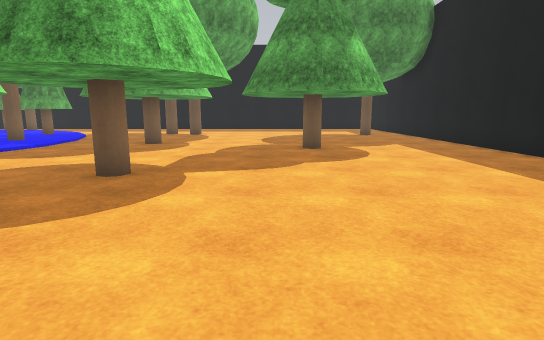
view 1 (above)

24 first-person views from a walk through a world built for the Webots simulator. The camera is 1.2 m above the floor, tilts 10° down and sees 80° across. The floor is counted in squares, 1 m on a side. Each view is taken from the middle of a square. On the plan, view 1 faces up. The plan holds only what a view shows up to about 13 squares ahead; the rest is blank. The robots in the file are not drawn. Webots' stock objects and surfaces are drawn as simple stand-ins. Uneven ground is drawn flat.

view 2
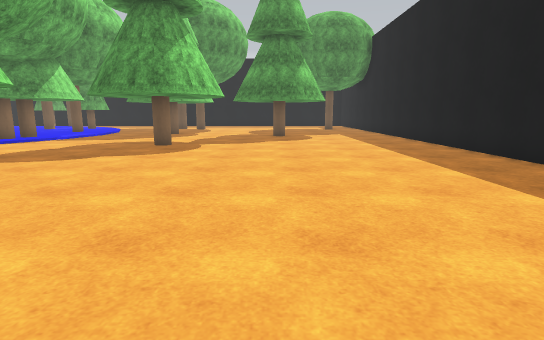

view 3
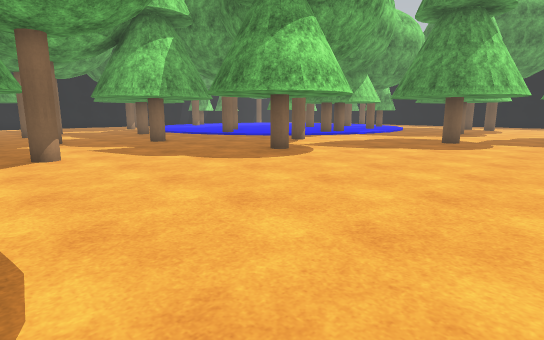

view 4
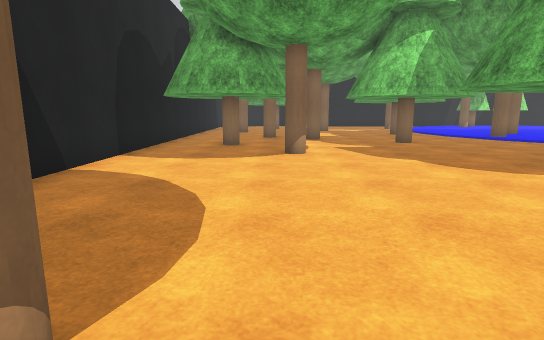

view 5
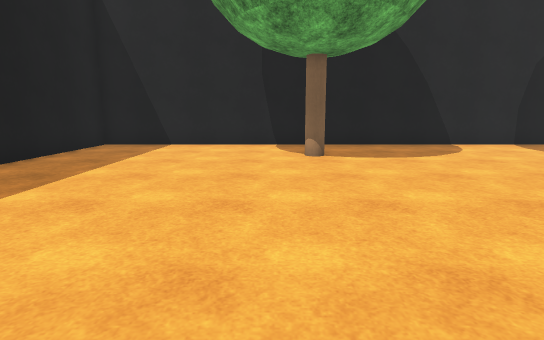

view 6
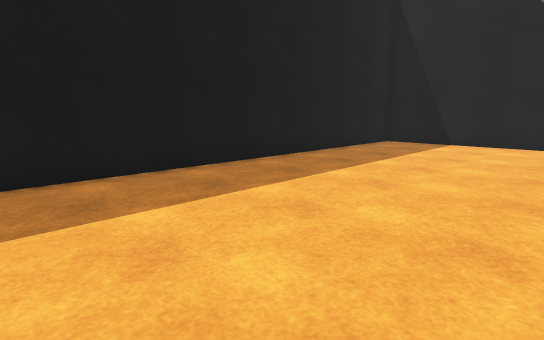

view 7
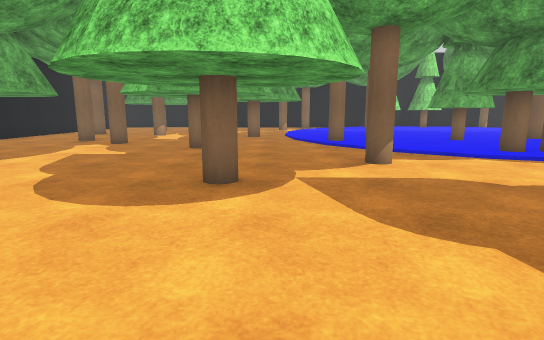

view 8
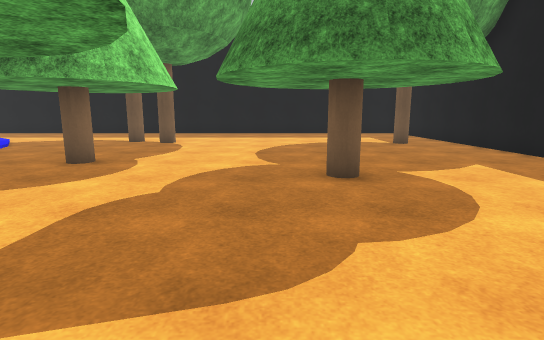

view 9
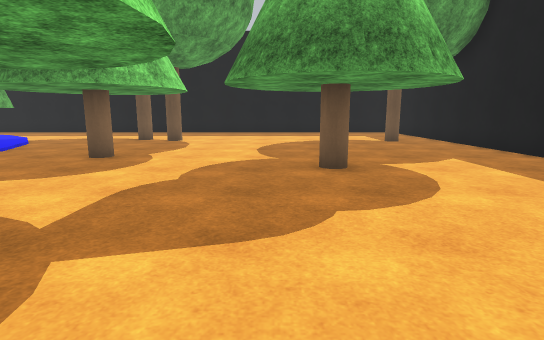

view 10
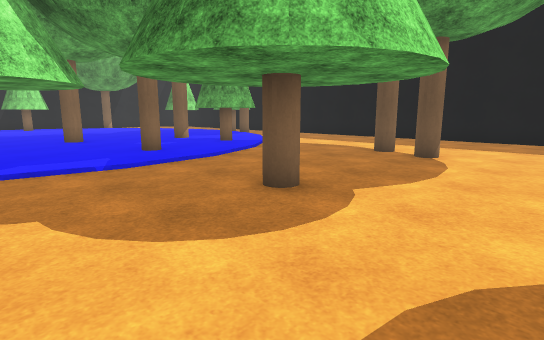

view 11
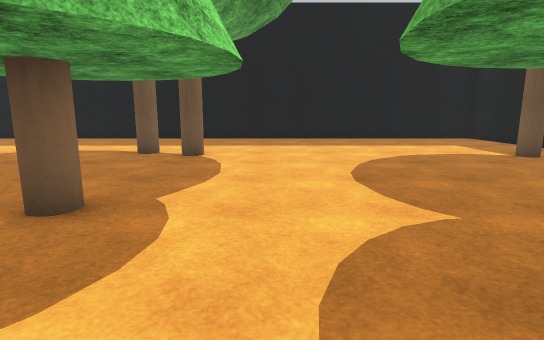

view 12
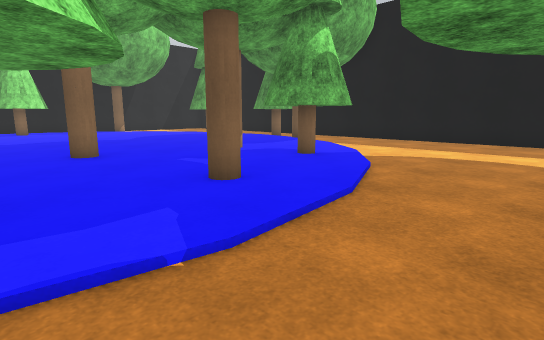

view 13
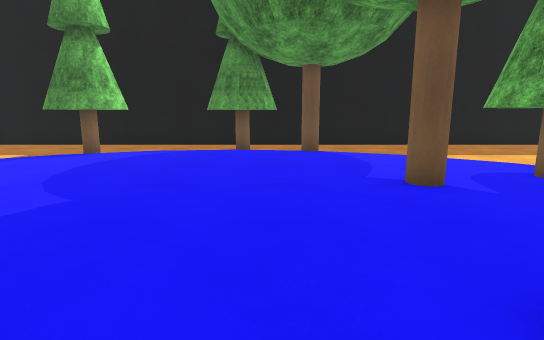

view 14
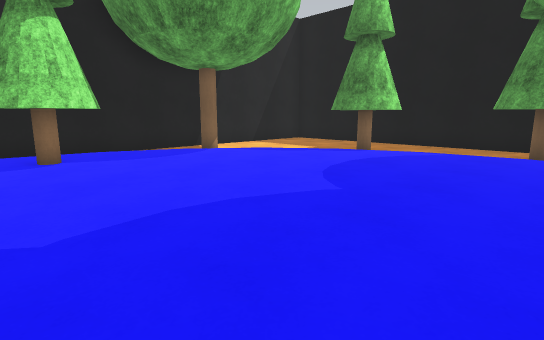

view 15
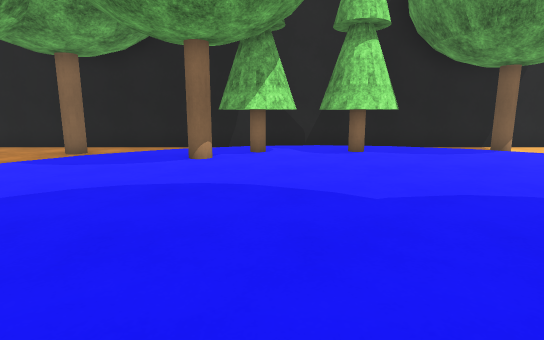

view 16
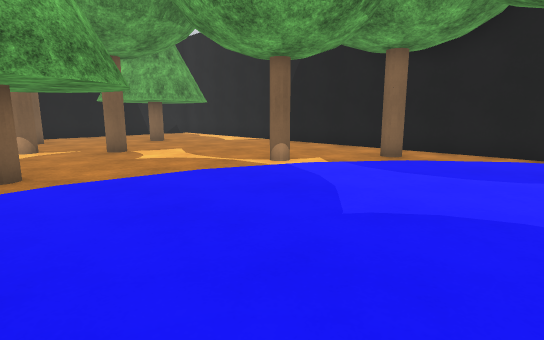

view 17
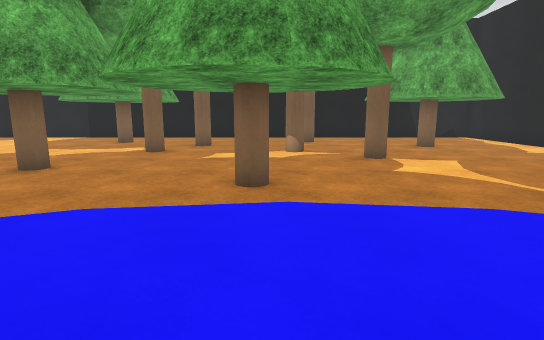

view 18
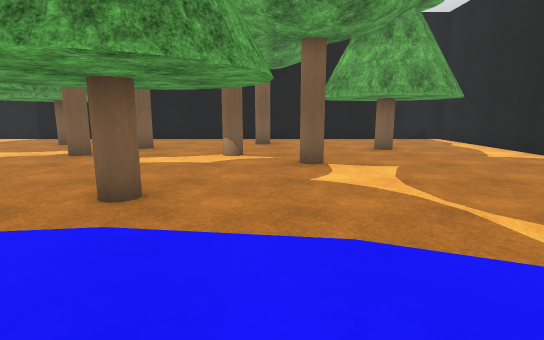

view 19
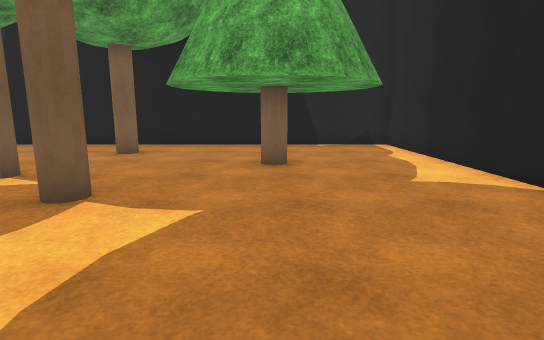

view 20
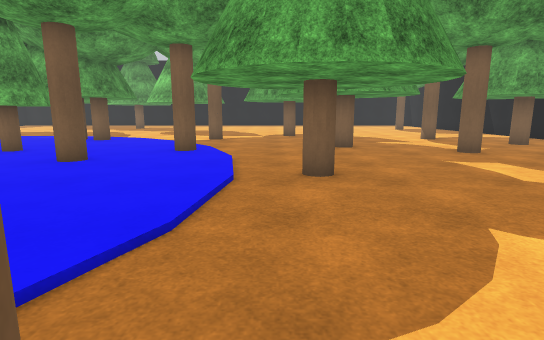

view 21
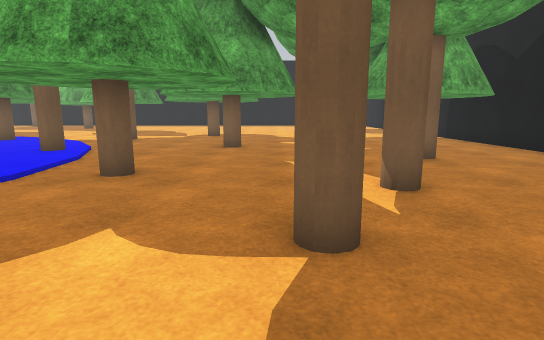

view 22
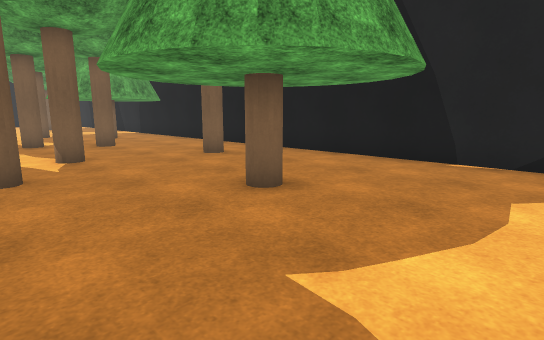

view 23
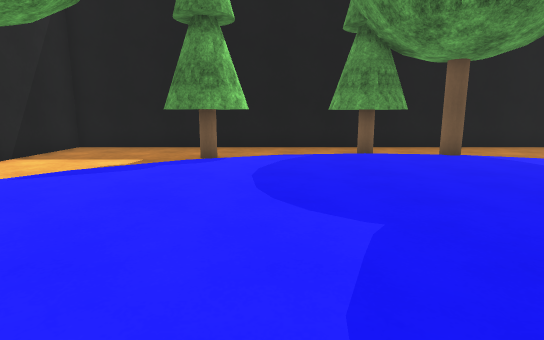

view 24
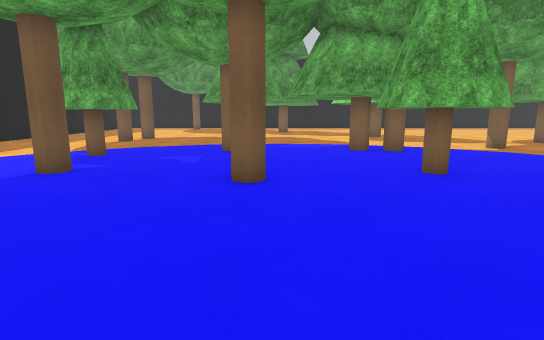

### Floor plan
Key: @ floor where view 1 was taken; # wall or solid block; . floor; T pine tree; R tree; A oak tree; C cypress tree.
Columns run from 29 left of view 1 to 8 right of it. Each row starts with its distance up from view 1.
 25 #######################  ###
 24 #......................  ...
 23 #.........CC .......... ....
 22 #....CCC..CCC........................#
 21 #....CCC...C.R.......................
 20 #...................................
 19 R......................A............ R
 18 R.R..............CC......A........R..R
 17 R.R............ACCC..................R
 16 R..............A.CC..................#
 15 #......................TTT...........#
 14 #..C..................T...T..........#
 13 #.CCC.............RR..T.TT...T.TT....#
 12 #.CCC.........A.......T...T.T........#
 11 #..C.............####..TTTT.T.TT.T...#
 10 #.CCC.........CC.#...#.......T..T....#
  9 #  CC.........CC..#A. ....T..TTT.....#
  8 # ..A.........CC.#AA. ..TT.T.........#
  7 #.................###...T.T.T........#
  6 A............A..........T.T.T........#
  5 A.......................T...T........#
  4 A.AA...........A....A....TTT.........#
  3 A....................................#
  2 A....R....TTTT.......TTTT............#
  1 #........T...T...T..T...T............#
  0 #........T.TT.TT..T.T.TT.....@.......#
 -1    ......T...TT.TT.TT...T............#
 -2   ........TTT.T.TT.T.TTT.............#
 -3  .......A......T..T..................#
 -4 #.......A.......TT...................#
 -5 #..TT.T...#....A.....................#
 -6 #..T...T.........TT.A................#
 -7 #..T.T.T......A.T..T.................#
 -8 #..T...T.......T.TT.T........R.......#
 -9 #...TTT..A.....T.TT.T................#
-10 #...............T..T.................#
-11 #............ ...T#..................#
-12 ########AAAA##### ####################

Positions as (right, up) in squares from view 1, and headings:
1: (0, 0), facing up
2: (1, -6), facing up
3: (1, -8), facing up-left
4: (1, -7), facing left
5: (1, 1), facing down
6: (1, 2), facing down-right
7: (-1, 1), facing left
8: (0, 5), facing up
9: (0, 4), facing up
10: (-1, 9), facing up-left
11: (-2, 9), facing up
12: (-6, 10), facing up-left
13: (-17, 11), facing up
14: (-17, 11), facing up-left
15: (-16, 10), facing left
16: (-17, 8), facing down-left
17: (-18, 6), facing down
18: (-20, 5), facing down
19: (-24, 1), facing down
20: (-24, 1), facing right
21: (-24, -3), facing right
22: (-28, -3), facing down-right
23: (-21, 12), facing up
24: (-21, 12), facing right
